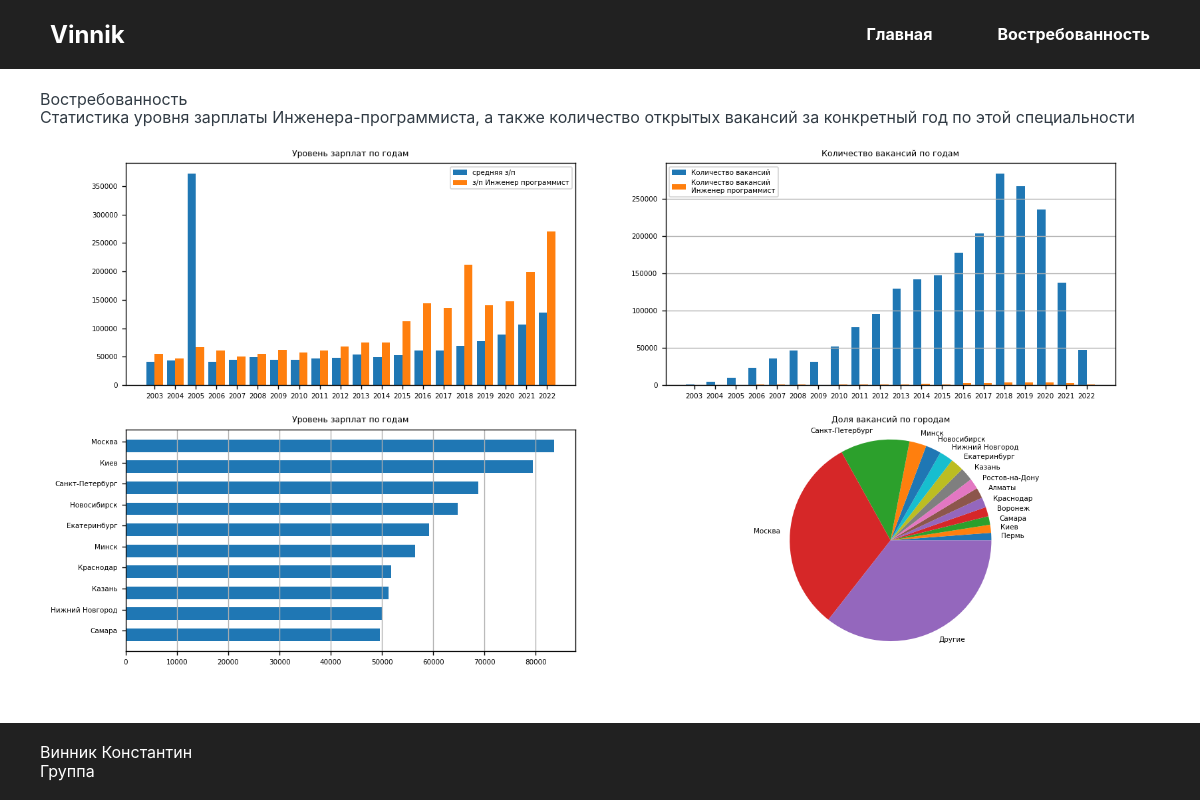
/salary, run on the app's committed database.
### myMainApp/models.py (models this page shows)
class DemandInfo(models.Model):
    title = models.CharField("Заголовок", max_length=100)
    img = models.ImageField("Картинка", upload_to='img/')
    text = models.TextField("Текст", default=None)

### myMainApp/views.py (the view)
# urls.py: path('salary', views.salary_page)
def salary_page(request):
    data = DemandInfo.objects.all()
    return render(request, 'myMainApp/salary_page.html', {'data': data})

### myMainApp/templates/myMainApp/salary_page.html (shortened to what this page needs)
{% extends 'myMainApp/basic.html' %}
{% block content %}
    {% if data|length > 0 %}
        {% for e in data %}
            <p>{{e.title}}</p>
            <p>{{e.text}}</p>
            <img src="{{ e.img.url }}">
        {% endfor %}
    {% else %}
        <p>Пусто</p>
    {% endif %}
{% endblock %}

### myMainApp/templates/myMainApp/basic.html (shortened to what this page needs)
{% load static %}
<!DOCTYPE html>
<html lang="ru">
<head>
    <link rel="stylesheet" href="{% static 'css/style.css' %}">
    <link rel="stylesheet" href="{% static 'css/normalize.css' %}">
</head>
<body>
    <header class="header">
        <div class="flex header-content">
            <a class="header-logo-text" href="/">Vinnik</a>
            <nav class="flex nav">
                <ul class="list-reset flex">
                    <li class="nav-list-item">
                        <a href="/">Главная</a>
                    </li>
                    <li class="nav-list-item">
                        <a href="salary">Востребованность</a>
                    </li>
                </ul>
            </nav>
        </div>
    </header>
    <main class="main">
        <div class="main-cont">
            {% block content %}
            {% endblock %}
        </div>
    </main>
    <footer class="footer">
        <div class="footer-cont">
            <p>
                Винник Константин
            </p>
            <p>
                Группа
            </p>
        </div>
    </footer>
</body>
</html>

### static/css/style.css (style rules this page uses)
:root { --height-menu: 70px }
html { box-sizing: border-box; }
*, *::before, *::after { box-sizing: inherit; }
a { color: inherit; text-decoration: none; }
p { margin: 0; padding: 0; }
img { max-width: 100%; }
body { display: flex; flex-direction: column; min-height: 100vh; font-family: 'Inter', sans-serif; font-style: normal; font-weight: 400; color: #313B44; }
.list-reset { margin: 0; padding: 0; list-style: none; }
.flex { display: flex; }
header { position: fixed; top: 0; left: 0; width: 100%; max-height: var(--height-menu); padding: 20px 50px; color: white; font-weight: 700; background-color: #212121; }
.nav-list-item:not(:last-child) { margin-right: 65px; }
.nav-list-item { font-size: 16px; line-height: 19px; }
.header-content { align-items: center; max-width: 1120px; margin: 0 auto; justify-content: space-between; }
.header-logo-text { font-size: 24px; line-height: 29px; }
.main { margin-top: calc(var(--height-menu) + 20px); padding: 0 20px; background-color: #ffffff; }
.main-cont { margin: 0 auto; max-width: 1120px; }
.footer { margin-top: auto; padding: 20px; color: white; background-color: #212121; }
.footer-cont { max-width: 1120px; margin: 0 auto; }

### data on the page
DemandInfo: title "Востребованность", text "Статистика уровня зарплаты Инженера-программиста, а также количество открытых вакансий за конкретный год по этой специальности", img (picture)
